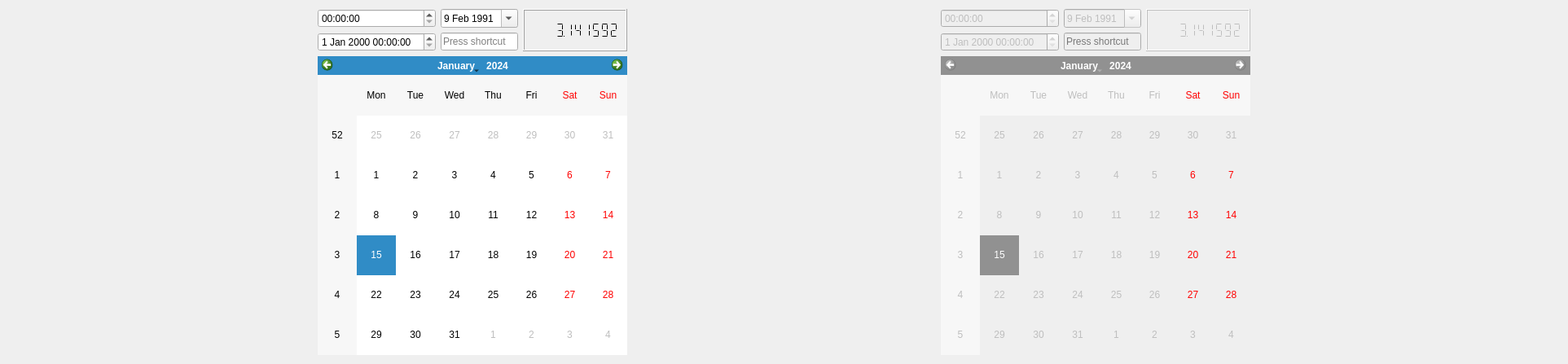
          <widget class="QWidget" name="page_3">
           <property name="geometry">
            <rect>
             <x>0</x>
             <y>0</y>
             <width>1925</width>
             <height>447</height>
            </rect>
           </property>
           <attribute name="label">
            <string>Other Inputs</string>
           </attribute>
           <layout class="QGridLayout" name="gridLayout_48">
            <item row="0" column="0">
             <spacer name="horizontalSpacer_27">
              <property name="orientation">
               <enum>Qt::Orientation::Horizontal</enum>
              </property>
              <property name="sizeHint" stdset="0">
               <size>
                <width>40</width>
                <height>20</height>
               </size>
              </property>
             </spacer>
            </item>
            <item row="0" column="3">
             <layout class="QGridLayout" name="gridLayout_47" columnstretch="1,1,3">
              <item row="1" column="1">
               <widget class="QKeySequenceEdit" name="keySequenceEdit_4">
                <property name="enabled">
                 <bool>false</bool>
                </property>
               </widget>
              </item>
              <item row="0" column="0">
               <widget class="QTimeEdit" name="timeEdit_4">
                <property name="enabled">
                 <bool>false</bool>
                </property>
               </widget>
              </item>
              <item row="0" column="1">
               <widget class="QDateEdit" name="dateEdit_4">
                <property name="enabled">
                 <bool>false</bool>
                </property>
                <property name="dateTime">
                 <datetime>
                  <hour>11</hour>
                  <minute>0</minute>
                  <second>0</second>
                  <year>1991</year>
                  <month>2</month>
                  <day>9</day>
                 </datetime>
                </property>
                <property name="calendarPopup">
                 <bool>true</bool>
                </property>
               </widget>
              </item>
              <item row="1" column="0">
               <widget class="QDateTimeEdit" name="dateTimeEdit_4">
                <property name="enabled">
                 <bool>false</bool>
                </property>
               </widget>
              </item>
              <item row="0" column="2" rowspan="2">
               <widget class="QLCDNumber" name="lcdNumber_2">
                <property name="enabled">
                 <bool>false</bool>
                </property>
                <property name="smallDecimalPoint">
                 <bool>true</bool>
                </property>
                <property name="digitCount">
                 <number>10</number>
                </property>
                <property name="segmentStyle">
                 <enum>QLCDNumber::SegmentStyle::Flat</enum>
                </property>
                <property name="value" stdset="0">
                 <double>3.141592000000000</double>
                </property>
               </widget>
              </item>
              <item row="2" column="0" colspan="3">
               <widget class="QCalendarWidget" name="calendarWidget_2">
                <property name="enabled">
                 <bool>false</bool>
                </property>
               </widget>
              </item>
             </layout>
            </item>
            <item row="0" column="4">
             <spacer name="horizontalSpacer_28">
              <property name="orientation">
               <enum>Qt::Orientation::Horizontal</enum>
              </property>
              <property name="sizeHint" stdset="0">
               <size>
                <width>40</width>
                <height>20</height>
               </size>
              </property>
             </spacer>
            </item>
            <item row="0" column="1">
             <layout class="QGridLayout" name="gridLayout_9" columnstretch="1,1,2">
              <item row="1" column="1">
               <widget class="QKeySequenceEdit" name="keySequenceEdit"/>
              </item>
              <item row="0" column="0">
               <widget class="QTimeEdit" name="timeEdit"/>
              </item>
              <item row="0" column="1">
               <widget class="QDateEdit" name="dateEdit">
                <property name="dateTime">
                 <datetime>
                  <hour>6</hour>
                  <minute>0</minute>
                  <second>0</second>
                  <year>1991</year>
                  <month>2</month>
                  <day>9</day>
                 </datetime>
                </property>
                <property name="calendarPopup">
                 <bool>true</bool>
                </property>
               </widget>
              </item>
              <item row="1" column="0">
               <widget class="QDateTimeEdit" name="dateTimeEdit"/>
              </item>
              <item row="0" column="2" rowspan="2">
               <widget class="QLCDNumber" name="lcdNumber">
                <property name="smallDecimalPoint">
                 <bool>true</bool>
                </property>
                <property name="digitCount">
                 <number>10</number>
                </property>
                <property name="segmentStyle">
                 <enum>QLCDNumber::SegmentStyle::Flat</enum>
                </property>
                <property name="value" stdset="0">
                 <double>3.141592000000000</double>
                </property>
               </widget>
              </item>
              <item row="2" column="0" colspan="3">
               <widget class="QCalendarWidget" name="calendarWidget"/>
              </item>
             </layout>
            </item>
            <item row="0" column="2">
             <spacer name="horizontalSpacer_29">
              <property name="orientation">
               <enum>Qt::Orientation::Horizontal</enum>
              </property>
              <property name="sizeHint" stdset="0">
               <size>
                <width>40</width>
                <height>20</height>
               </size>
              </property>
             </spacer>
            </item>
           </layout>
          </widget>
